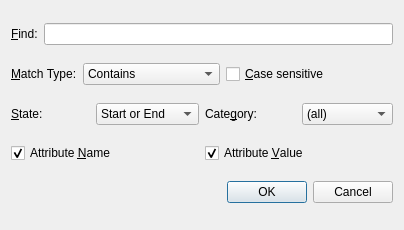
<?xml version="1.0" encoding="UTF-8"?>
<ui version="4.0">
 <class>FindDialog</class>
 <widget class="QDialog" name="FindDialog">
  <property name="geometry">
   <rect>
    <x>0</x>
    <y>0</y>
    <width>404</width>
    <height>230</height>
   </rect>
  </property>
  <property name="windowTitle">
   <string>Find</string>
  </property>
  <layout class="QVBoxLayout" name="verticalLayout">
   <item>
    <layout class="QHBoxLayout" name="horizontalLayout">
     <item>
      <widget class="QLabel" name="label">
       <property name="text">
        <string>&amp;Find:</string>
       </property>
       <property name="buddy">
        <cstring>lineEditFind</cstring>
       </property>
      </widget>
     </item>
     <item>
      <widget class="QLineEdit" name="lineEditFind"/>
     </item>
    </layout>
   </item>
   <item>
    <layout class="QHBoxLayout" name="horizontalLayout_6">
     <item>
      <layout class="QHBoxLayout" name="horizontalLayout_2">
       <item>
        <widget class="QLabel" name="label_2">
         <property name="text">
          <string>&amp;Match Type:</string>
         </property>
         <property name="buddy">
          <cstring>comboBoxMatch</cstring>
         </property>
        </widget>
       </item>
       <item>
        <widget class="QComboBox" name="comboBoxMatch">
         <property name="currentIndex">
          <number>0</number>
         </property>
         <item>
          <property name="text">
           <string>Contains</string>
          </property>
         </item>
         <item>
          <property name="text">
           <string>Starts with</string>
          </property>
         </item>
         <item>
          <property name="text">
           <string>Ends with</string>
          </property>
         </item>
         <item>
          <property name="text">
           <string>Exact match</string>
          </property>
         </item>
         <item>
          <property name="text">
           <string>Regular Expression</string>
          </property>
         </item>
        </widget>
       </item>
      </layout>
     </item>
     <item>
      <widget class="QCheckBox" name="checkBoxCaseSensitive">
       <property name="text">
        <string>&amp;Case sensitive</string>
       </property>
      </widget>
     </item>
    </layout>
   </item>
   <item>
    <layout class="QHBoxLayout" name="horizontalLayout_7">
     <item>
      <layout class="QHBoxLayout" name="horizontalLayout_3">
       <item>
        <widget class="QLabel" name="label_3">
         <property name="text">
          <string>&amp;State:</string>
         </property>
         <property name="buddy">
          <cstring>comboBoxState</cstring>
         </property>
        </widget>
       </item>
       <item>
        <widget class="QComboBox" name="comboBoxState">
         <item>
          <property name="text">
           <string>Start or End</string>
          </property>
         </item>
         <item>
          <property name="text">
           <string>Start and End</string>
          </property>
         </item>
         <item>
          <property name="text">
           <string>Start only</string>
          </property>
         </item>
         <item>
          <property name="text">
           <string>End only</string>
          </property>
         </item>
        </widget>
       </item>
      </layout>
     </item>
     <item>
      <layout class="QHBoxLayout" name="horizontalLayout_4">
       <item>
        <widget class="QLabel" name="label_4">
         <property name="text">
          <string>Cate&amp;gory:</string>
         </property>
         <property name="buddy">
          <cstring>comboBoxCategory</cstring>
         </property>
        </widget>
       </item>
       <item>
        <widget class="QComboBox" name="comboBoxCategory">
         <item>
          <property name="text">
           <string>(all)</string>
          </property>
         </item>
        </widget>
       </item>
      </layout>
     </item>
    </layout>
   </item>
   <item>
    <layout class="QHBoxLayout" name="horizontalLayout_5">
     <item>
      <widget class="QCheckBox" name="checkBoxAttrName">
       <property name="text">
        <string>Attribute &amp;Name</string>
       </property>
       <property name="checked">
        <bool>true</bool>
       </property>
      </widget>
     </item>
     <item>
      <widget class="QCheckBox" name="checkBoxAttrValue">
       <property name="text">
        <string>Attribute &amp;Value</string>
       </property>
       <property name="checked">
        <bool>true</bool>
       </property>
      </widget>
     </item>
    </layout>
   </item>
   <item>
    <widget class="QDialogButtonBox" name="buttonBox">
     <property name="orientation">
      <enum>Qt::Horizontal</enum>
     </property>
     <property name="standardButtons">
      <set>QDialogButtonBox::Cancel|QDialogButtonBox::Ok</set>
     </property>
    </widget>
   </item>
  </layout>
 </widget>
 <tabstops>
  <tabstop>lineEditFind</tabstop>
  <tabstop>comboBoxMatch</tabstop>
  <tabstop>checkBoxCaseSensitive</tabstop>
  <tabstop>comboBoxState</tabstop>
  <tabstop>comboBoxCategory</tabstop>
  <tabstop>checkBoxAttrName</tabstop>
  <tabstop>checkBoxAttrValue</tabstop>
 </tabstops>
 <resources/>
 <connections>
  <connection>
   <sender>buttonBox</sender>
   <signal>accepted()</signal>
   <receiver>FindDialog</receiver>
   <slot>accept()</slot>
   <hints>
    <hint type="sourcelabel">
     <x>230</x>
     <y>208</y>
    </hint>
    <hint type="destinationlabel">
     <x>157</x>
     <y>229</y>
    </hint>
   </hints>
  </connection>
  <connection>
   <sender>buttonBox</sender>
   <signal>rejected()</signal>
   <receiver>FindDialog</receiver>
   <slot>reject()</slot>
   <hints>
    <hint type="sourcelabel">
     <x>298</x>
     <y>214</y>
    </hint>
    <hint type="destinationlabel">
     <x>286</x>
     <y>229</y>
    </hint>
   </hints>
  </connection>
 </connections>
</ui>
